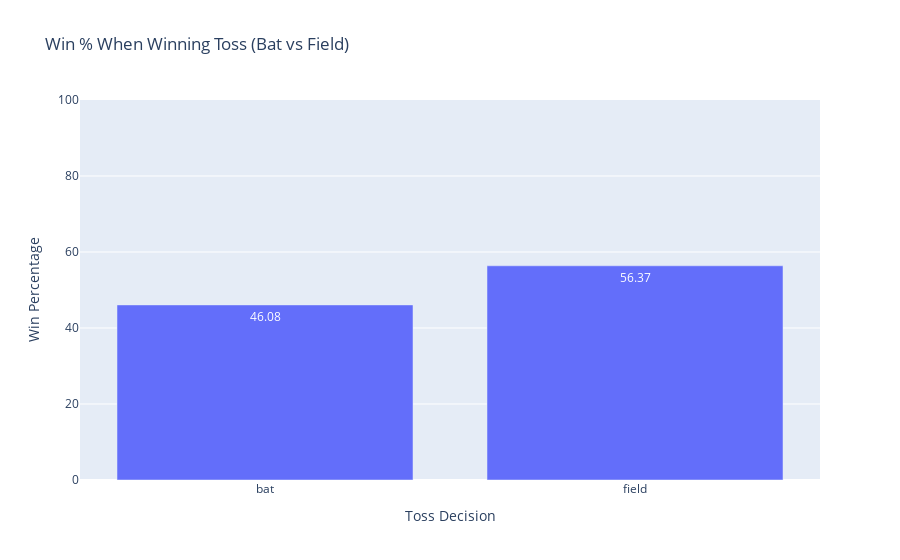

Notebook code for this chart:
### Code cell
import plotly.express as px

df["toss_winner_won_match"] = (df["toss_winner"] == df["winner"]).astype(int)
valid_matches = df[~df["winner"].isin(["No Result", "Unknown"])]
toss_decision_impact = (
    valid_matches.groupby("toss_decision")["toss_winner_won_match"].mean() * 100
)

fig = px.bar(
    x=toss_decision_impact.index,
    y=toss_decision_impact.values,
    title="Win % When Winning Toss (Bat vs Field)",
    labels={"x": "Toss Decision", "y": "Win Percentage"},
    text=toss_decision_impact.values.round(2)  # show % on bars
)
fig.update_layout(yaxis_range=[0, 100])
fig.show()

### Figure 1 — Plotly figure (JSON) as saved in the notebook; plotly's stock layout.template omitted (floating-point values rounded to 4 significant figures)
{"data": [{"hovertemplate": "Toss Decision=%{x}<br>Win Percentage=%{y}<br>text=%{text}<extra></extra>", "legendgroup": "", "marker": {"color": "#636efa", "pattern": {"shape": ""}}, "name": "", "orientation": "v", "showlegend": false, "text": [46.08, 56.37], "textposition": "auto", "type": "bar", "x": ["bat", "field"], "xaxis": "x", "y": [46.08, 56.37], "yaxis": "y"}], "layout": {"barmode": "relative", "legend": {"tracegroupgap": 0}, "title": {"text": "Win % When Winning Toss (Bat vs Field)"}, "xaxis": {"anchor": "y", "domain": [0, 1], "title": {"text": "Toss Decision"}}, "yaxis": {"anchor": "x", "domain": [0, 1], "range": [0, 100], "title": {"text": "Win Percentage"}}}}
